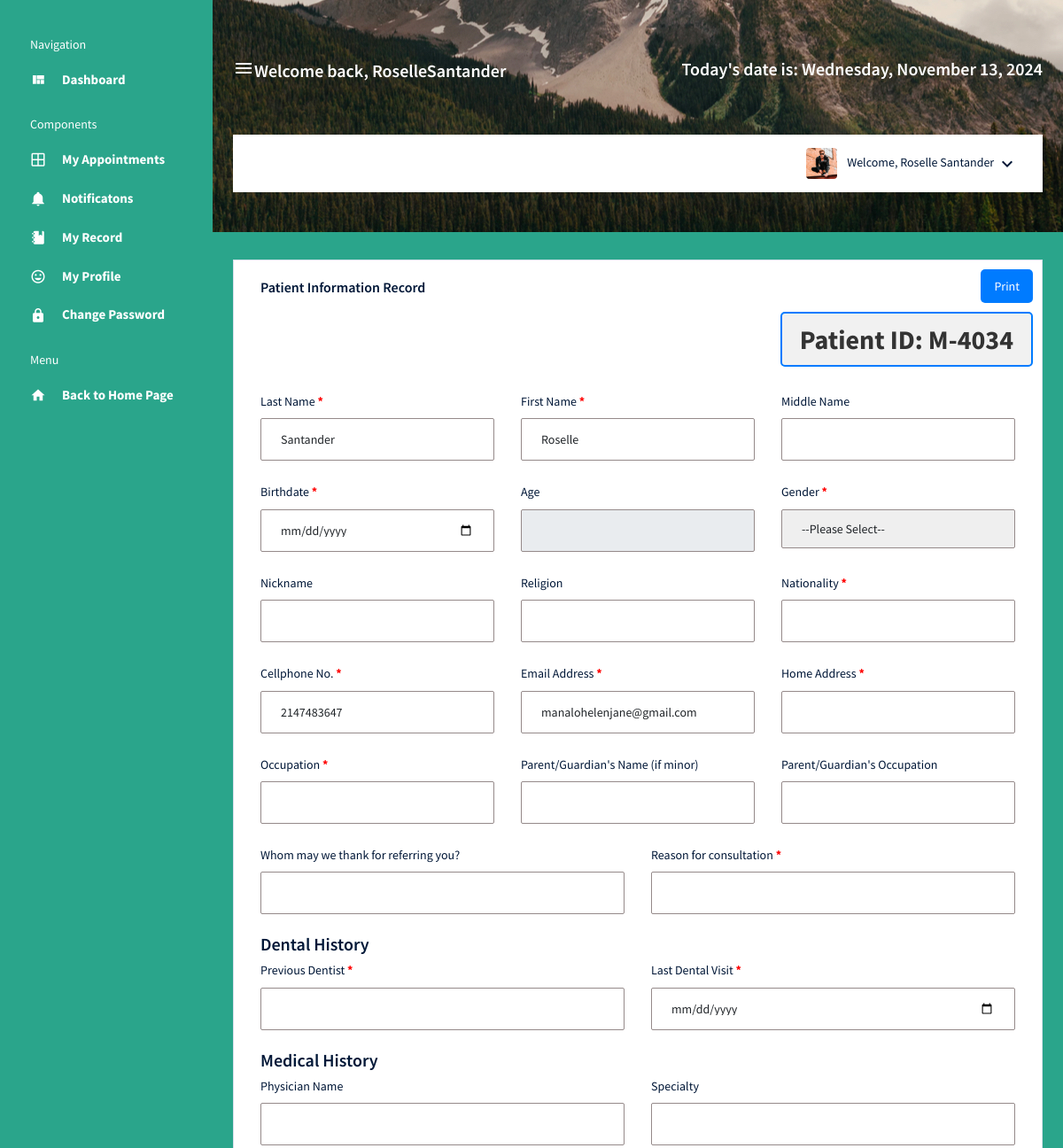
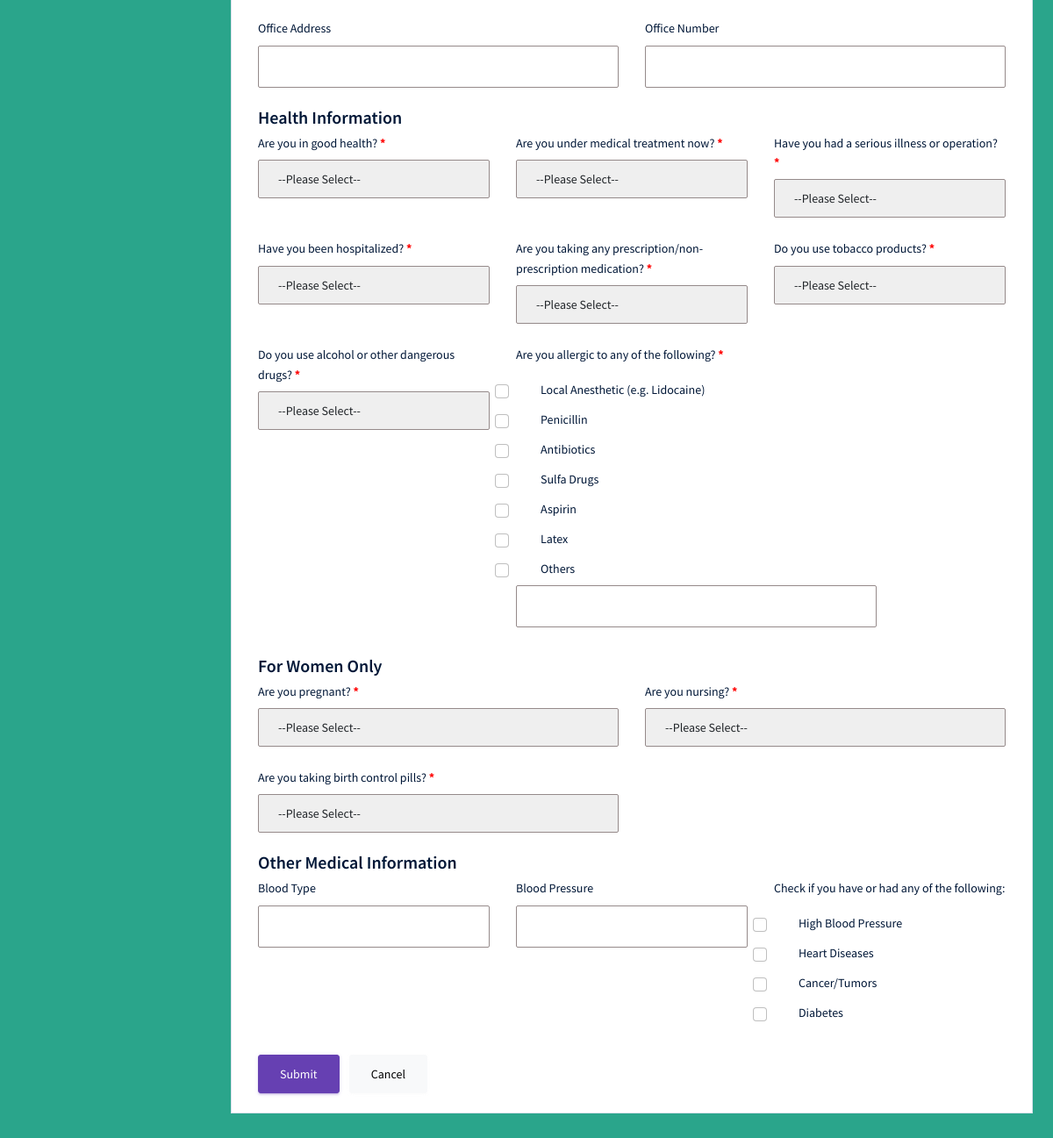
The page /my_record.php (signed in) on the database its author committed (2 pictures, top to bottom).
### tables this page shows
CREATE TABLE `accounts` (
  `id` int(11) NOT NULL,
  `member_id` varchar(255) NOT NULL,
  `firstname` varchar(50) NOT NULL,
  `lastname` varchar(50) NOT NULL,
  `contactnumber` int(11) NOT NULL,
  `termscondition` tinyint(1) NOT NULL,
  `username` varchar(50) NOT NULL,
  `password` varchar(255) NOT NULL,
  `user_type` varchar(50) NOT NULL,
  `email` varchar(100) NOT NULL,
  `gender` varchar(10) NOT NULL,
  `address` varchar(200) NOT NULL,
  `profile_picture` varchar(255) NOT NULL,
  `remarks` text NOT NULL,
  `date_created` date DEFAULT NULL
);

### my_record.php (the view, shortened to what the rows shown need)
<?php
    include_once("inc/userDashboardHeader.php");
?>
    <div class="container-fluid page-body-wrapper">
      <div class="main-panel">
        <div class="content-wrapper">
            <div class="row">
                <div class="col-12 grid-margin stretch-card">
                    <div class="card">
                        <div class="card-body">
                            <br/><br/>
                            <form action="controller/myRecord.php" method="POST" class="forms-sample" name="my_record" id="my_record_form" enctype="multipart/form-data">
                                <div class="row">
                                    <div class="form-group col-sm-4">
                                        <label class="required" for="last_name">Last Name</label>
                                        <input type="text" class="form-control" id="last_name" name="last_name" value="<?= isset($lastname) ? $lastname : '' ?>"  required data-parsley-required-message="This field is required.">
                                    </div>
                                    <div class="form-group col-sm-4">
                                        <label class="required" for="first_name">First Name</label>
                                        <input type="text" class="form-control" id="first_name" name="first_name" value="<?= isset($firstname) ? $firstname : '' ?>" required data-parsley-required-message="This field is required.">
                                    </div>
                                </div>
                                <div class="row">
                                    <div class="form-group col-sm-4">
                                        <label class="required" for="cellphone_no">Cellphone No.</label>
                                        <input type="text" class="form-control" id="cellphone_no" name="cellphone_no" value="<?= isset($contact_number) ? $contact_number : '' ?>" required data-parsley-required-message="This field is required.">
                                    </div>
                                    <div class="form-group col-sm-4">
                                        <label class="required" for="email">Email Address</label>
                                        <input type="email" class="form-control" id="email" name="email" value="<?= isset($email) ? $email : '' ?>" required data-parsley-required-message="This field is required.">
                                    </div>
                                </div>
                            </form>
                        </div>
                    </div>
                </div>
            </div>
        </div>
<?php
    include_once("inc/userDashboardFooter.php");
?>

### rows shown on the page
accounts: last_name "Santander", first_name "Roselle", cellphone_no "2147483647", email "manalohelenjane@gmail.com"

### other values the page prints
$_SESSION['username'] "RoselleSantander"
$today "Wednesday, November 13, 2024"
$_SESSION['firstname'] "Roselle"
$_SESSION['lastname'] "Santander"
$member_id "M-4034"
